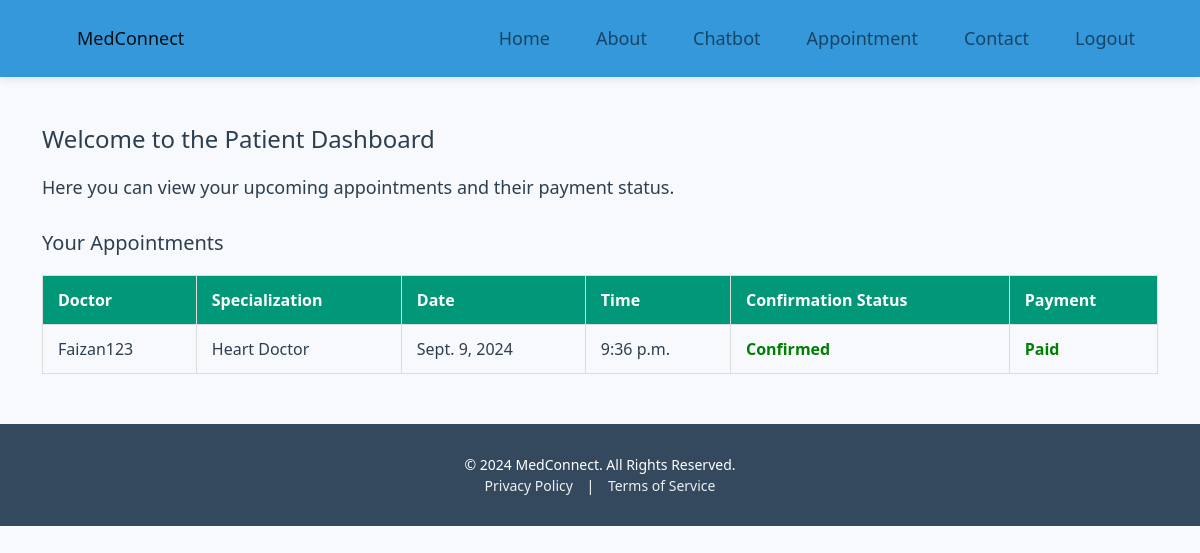
/patient/dashboard/ (signed in), run on the app's committed database.
### main/models.py (models this page shows, shortened)
class Appointment(models.Model):
    patient = models.ForeignKey(User, on_delete=models.CASCADE)
    doctor = models.ForeignKey(DoctorProfile, on_delete=models.CASCADE)
    appointment_date = models.DateField()
    appointment_time = models.TimeField()
    is_confirmed = models.BooleanField(default=False)
    payment_status = models.BooleanField(default=False)

class DoctorProfile(models.Model):
    user = models.OneToOneField(User, on_delete=models.CASCADE)
    specialization = models.CharField(max_length=255)
    office_location = models.CharField(max_length=255)  # Add office location field

### main/views.py (the view)
# urls.py: path('patient/dashboard/', views.patient_dashboard, name='patient_dashboard'),
@login_required
def patient_dashboard(request):
    if PatientProfile.objects.filter(user=request.user).exists():
        appointments = Appointment.objects.filter(patient=request.user).order_by('appointment_date', 'appointment_time')
        return render(request, 'patient_dashboard.html', {'appointments': appointments})
    else:
        return HttpResponseForbidden("You are not authorized to view this page.")

### main/templates/patient_dashboard.html (shortened to what this page needs)
{% extends 'base.html' %}
{% block content %}
<h2 style="font-size: 24px; margin-bottom: 20px;">Welcome to the Patient Dashboard</h2>
<p style="font-size: 18px; margin-bottom: 30px;">Here you can view your upcoming appointments and their payment status.</p>
{% if appointments %}
    <h3 style="font-size: 20px; margin-bottom: 20px;">Your Appointments</h3>
    <table style="width: 100%; border-collapse: collapse; margin-bottom: 25px; font-size: 16px; text-align: left;">
        <thead>
            <tr style="background-color: #009879; color: white;">
                <th style="padding: 12px 15px; border: 1px solid #dddddd;">Doctor</th>
                <th style="padding: 12px 15px; border: 1px solid #dddddd;">Specialization</th>
                <th style="padding: 12px 15px; border: 1px solid #dddddd;">Date</th>
                <th style="padding: 12px 15px; border: 1px solid #dddddd;">Time</th>
                <th style="padding: 12px 15px; border: 1px solid #dddddd;">Confirmation Status</th>
                <th style="padding: 12px 15px; border: 1px solid #dddddd;">Payment</th>
            </tr>
        </thead>
        <tbody>
            {% for appointment in appointments %}
            <tr style="border-bottom: 1px solid #dddddd;">
                <td style="padding: 12px 15px; border: 1px solid #dddddd;">{{ appointment.doctor.user.username }}</td>
                <td style="padding: 12px 15px; border: 1px solid #dddddd;">{{ appointment.doctor.specialization }}</td>
                <td style="padding: 12px 15px; border: 1px solid #dddddd;">{{ appointment.appointment_date }}</td>
                <td style="padding: 12px 15px; border: 1px solid #dddddd;">{{ appointment.appointment_time }}</td>
                <td style="padding: 12px 15px; border: 1px solid #dddddd;">
                    {% if appointment.is_confirmed %}
                        <span style="color: green; font-weight: bold;">Confirmed</span>
                    {% else %}
                        <span style="color: orange; font-weight: bold;">Pending Confirmation</span>
                    {% endif %}
                </td>
                <td style="padding: 12px 15px; border: 1px solid #dddddd;">
                    {% if appointment.is_confirmed and not appointment.payment_status %}
                        <a href="{% url 'payment' appointment.id %}" style="background-color: #4CAF50; color: white; padding: 8px 16px; text-decoration: none; border-radius: 4px;">Proceed to Payment</a>
                    {% elif appointment.payment_status %}
                        <span style="color: green; font-weight: bold;">Paid</span>
                    {% else %}
                        <span style="color: orange; font-weight: bold;">Awaiting Confirmation</span>
                    {% endif %}
                </td>
            </tr>
            {% endfor %}
        </tbody>
    </table>
{% else %}
    <p style="font-size: 16px; color: #666;">You have no upcoming appointments.</p>
{% endif %}
{% endblock %}

### main/templates/base.html (style rules this page uses)
body { font-family: "Segoe UI", Tahoma, Geneva, Verdana, sans-serif; background-color: #f7f9fc; color: #2c3e50; margin: 0; padding: 0; }

### data on the page
Appointment: doctor.user.username "Faizan123", doctor.specialization "Heart Doctor", appointment_date "Sept. 9, 2024", appointment_time "9:36 p.m.", is_confirmed "Confirmed"
